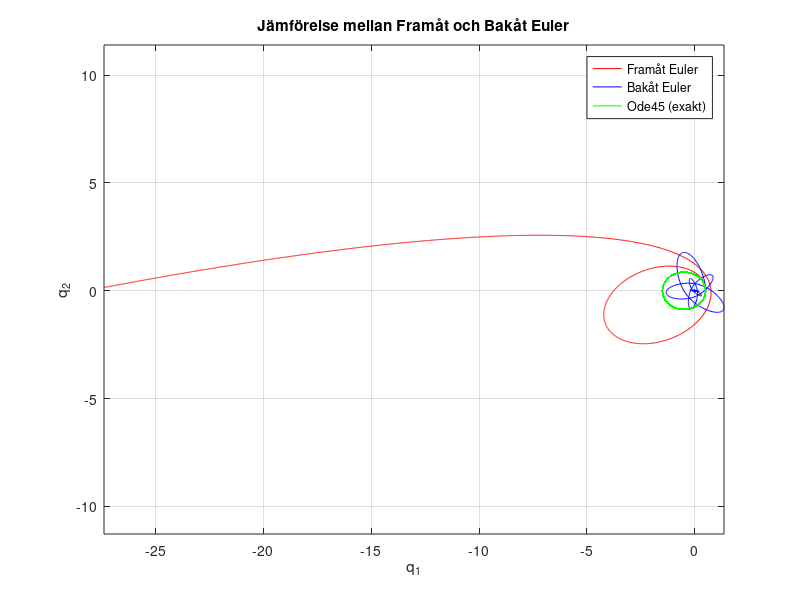

Write the MATLAB code that produced this figure.
a = 0.5;
% Starttid
t_0 = 0;
% Sluttid
t_1 = 100;
% Tidssteg
h = 0.05;
% Antal steg
N = (t_1 - t_0) / h;

% Framåt Euler (explicit Euler)
q1 = zeros(1, N+1);
q2 = zeros(1, N+1);
p1 = zeros(1, N+1);
p2 = zeros(1, N+1);

% Initialvärden
q1(1) = 1 - a;
q2(1) = 0;
p1(1) = 0;
p2(1) = sqrt((1 + a) / (1 - a));

for i = 1:N
    % Uppdatera q med värdet från föregående steg
    q1(i+1) = q1(i) + h * p1(i); 
    q2(i+1) = q2(i) + h * p2(i); 
    % Beräkna avståndet r
    r = sqrt(q1(i)^2 + q2(i)^2);
    % Uppdatera p med nuvarande q
    p1(i+1) = p1(i) - h * q1(i) / (r^3); 
    p2(i+1) = p2(i) - h * q2(i) / (r^3); 
end



% Plotta framåt Euler (röd)
figure;
plot(q1, q2, 'r');
hold on;

% Återställ
q1 = zeros(1, N);
q2 = zeros(1, N);
p1 = zeros(1, N);
p2 = zeros(1, N);

q1(1) = 1 - a;
q2(1) = 0;
p1(1) = 0;
p2(1) = sqrt((1 + a) / (1 - a));


% Bakåt euler

for n = 1:N
    
    q1_ny = q1(n) + h*p1(n);
    q2_ny = q2(n) + h*p2(n);
    p1_ny = p1(n);
    p2_ny = p2(n);
    

    for iter = 1:1000
        r_ny = sqrt(q1_ny^2 + q2_ny^2);
        p1_ny = p1(n) - h * q1_ny / r_ny^(3/2);
        p2_ny = p2(n) - h * q2_ny / r_ny^(3/2);

        q1_ny = q1(n) + h*p1_ny;
        q2_ny = q2(n) + h*p2_ny;  

    end    
    
    q1(n+1) = q1_ny;
    q2(n+1) = q2_ny;
    p1(n+1) = p1_ny;
    p2(n+1) = p2_ny;

end

% Plotta bakåt Euler (blå)
plot(q1, q2, 'b');


a = 0.5;
% Initialvillkor
q1_0 = 1 - a;
q2_0 = 0;
p1_0 = 0;
p2_0 = sqrt((1 + a) / (1 - a));

% Tillståndsvektor
y0 = [q1_0; q2_0; p1_0; p2_0];

% Definiera ODE-systemet för Keplers problem
ode_syst = @(t, y) [ y(3); 
                     y(4); 
                    -y(1)/( (y(1)^2 + y(2)^2)^(3/2) ); 
                    -y(2)/( (y(1)^2 + y(2)^2)^(3/2) )];

% Tidsintervall
tspan = [0, 500];

% Alternativ för ode45
options = odeset('RelTol', 1e-6, 'AbsTol', 1e-9);

% Lös systemet med ode45
[t, y] = ode45(ode_syst, tspan, y0, options);

plot(y(:,1), y(:,2), 'g');

legend('Framåt Euler', 'Bakåt Euler', 'Ode45 (exakt)');
xlabel('q_1');
ylabel('q_2');
title('Jämförelse mellan Framåt och Bakåt Euler');
grid on;
axis equal;
